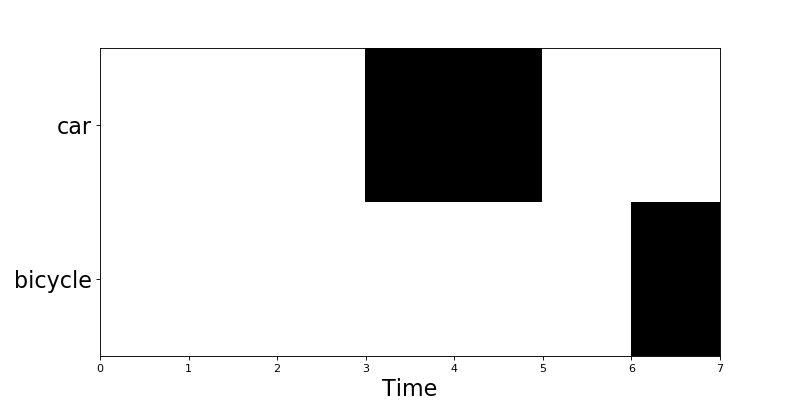

Generate this figure with Python:
import dcase_util
import tempfile
tmp = tempfile.NamedTemporaryFile('r+', suffix='.txt', delete=False)
dcase_util.utils.Example.event_metadata_container().save(filename=tmp.name)

# Define processing chain
chain = dcase_util.processors.ProcessingChain([
    {
        'processor_name': 'dcase_util.processors.MetadataReadingProcessor',
        'init_parameters': {}
    },
    {
        'processor_name': 'dcase_util.processors.EventRollEncodingProcessor',
        'init_parameters': {
            'label_list': dcase_util.utils.Example.event_metadata_container().unique_event_labels,
            'time_resolution': 0.02,
        }
    }
])

# Do the processing
data = chain.process(
    filename=tmp.name,
    focus_filename='test1.wav',
    focus_start_seconds=2.0,
    focus_stop_seconds=6.5,
)

# Plot data
data.plot()
